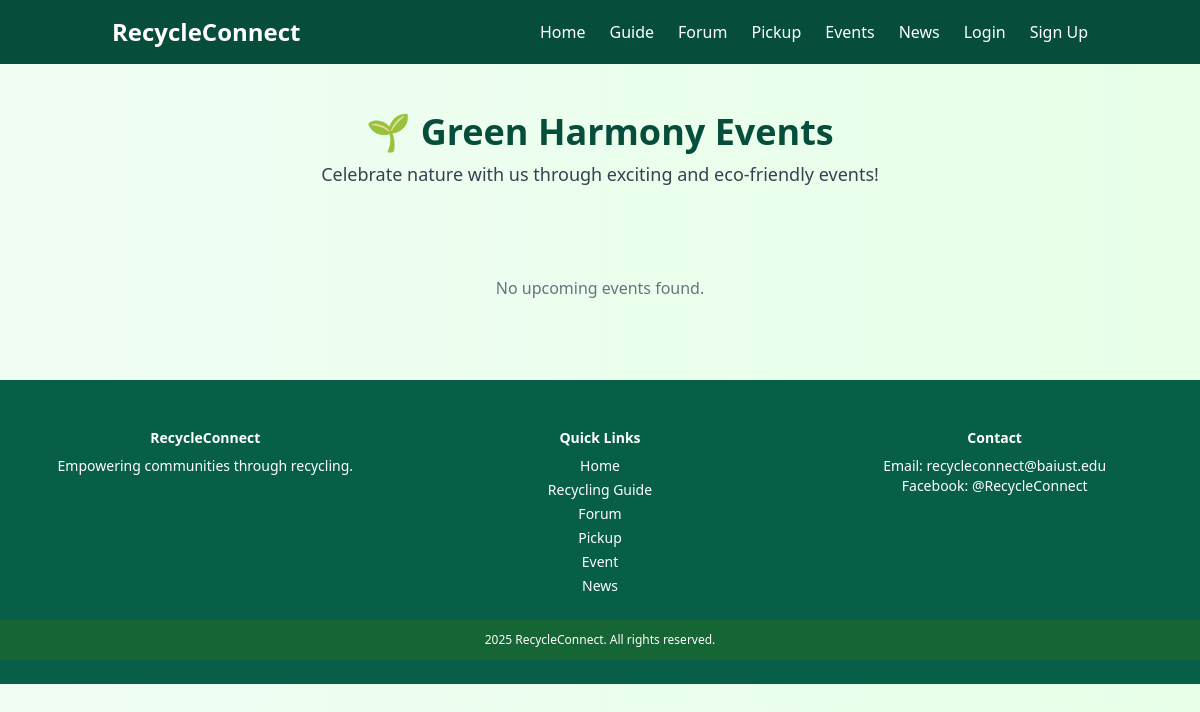
Page /events/ on the earlier database version.
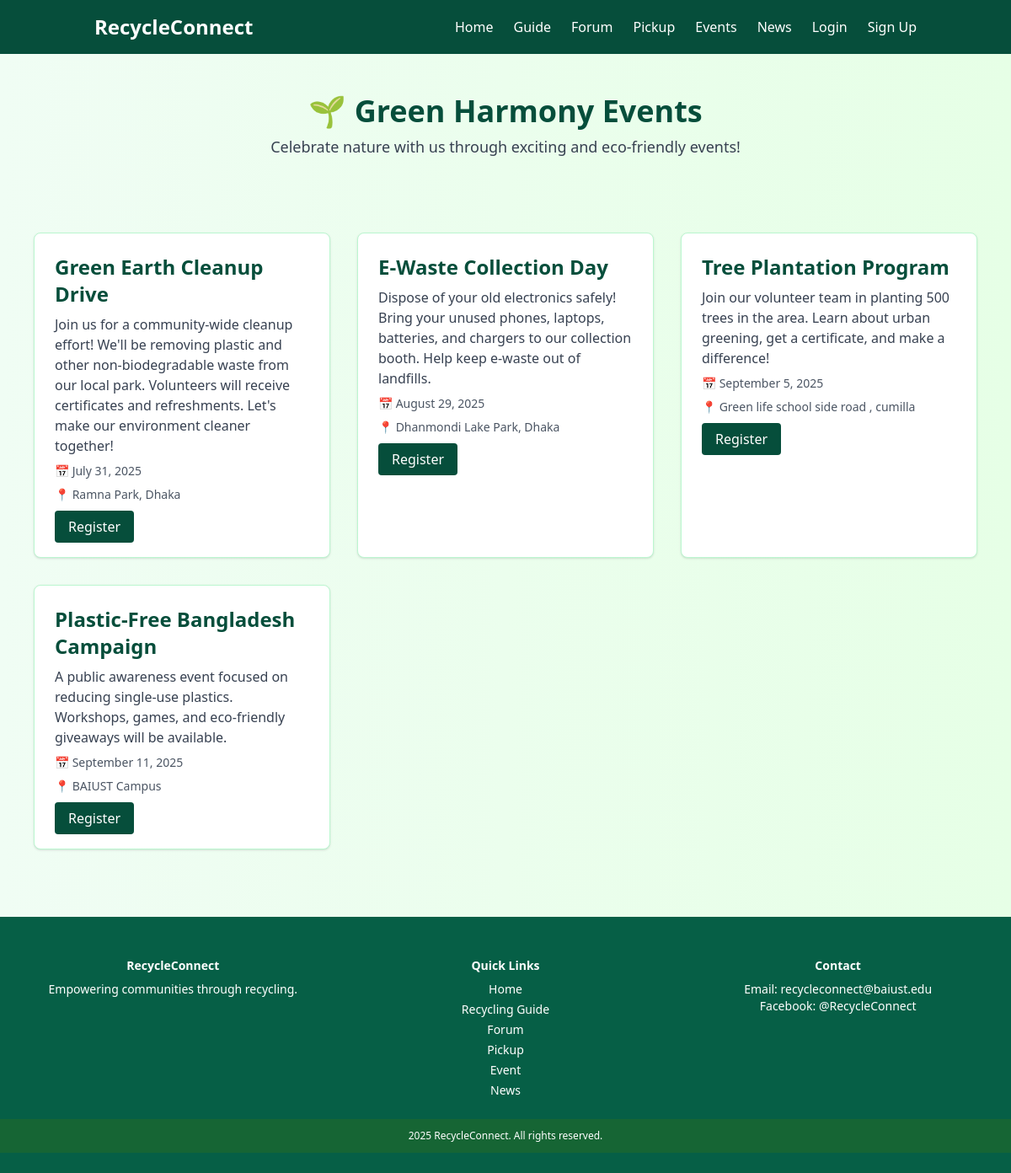
Same page on the later database version.
### recycle_connect/models.py (models this page shows, shortened)
class Event(models.Model):
    title = models.CharField(max_length=200)
    description = models.TextField(blank=True)
    date = models.DateField()
    location = models.CharField(max_length=200)

### recycle_connect/views.py (the view)
# urls.py: path('events/', views.event, name='event'),
def event(request):
    events = Event.objects.all().order_by('date')
    return render(request, 'event.html', {'events': events})

### template/event.html (shortened to what this page needs)
{% load static %}
<!DOCTYPE html>
<html lang="en">
<head>
  <script src="https://cdn.tailwindcss.com"></script>
</head>
<body class="min-h-screen flex flex-col">
  <header class="bg-forest-green text-white">
    <div class="container mx-auto px-6 py-4 flex justify-between items-center">
      <h1 class="text-2xl font-bold">RecycleConnect</h1>
      <nav class="space-x-6 hidden md:flex">
        <a href="{% url 'home' %}" class="hover:underline">Home</a>
        <a href="{% url 'recycling_guide' %}" class="hover:underline">Guide</a>
        <a href="{% url 'forum' %}" class="hover:underline">Forum</a>
        <a href="{% url 'pickup' %}" class="hover:underline">Pickup</a>
        <a href="{% url 'event' %}" class="hover:underline">Events</a>
        <a href="{% url 'news' %}" class="hover:underline">News</a>
        {% if user.is_authenticated %}
          <a href="{% url 'user_profile' %}" class="hover:underline">Profile</a>
          <form action="{% url 'logout' %}" method="POST" class="inline">
            {% csrf_token %}
            <button type="submit" class="hover:underline">Logout</button>
          </form>
        {% else %}
          <a href="{% url 'login' %}" class="hover:underline">Login</a>
          <a href="{% url 'signup' %}" class="hover:underline">Sign Up</a>
        {% endif %}
      </nav>
    </div>
  </header>
  <section class="py-12 text-center">
    <h2 class="text-4xl font-bold text-forest-green mb-2">🌱 Green Harmony Events</h2>
    <p class="text-lg text-gray-700">Celebrate nature with us through exciting and eco-friendly events!</p>
  </section>
  <section class="py-10">
    <div class="max-w-6xl mx-auto grid grid-cols-1 md:grid-cols-3 gap-8 px-4">
      {% for e in events %}
      <div class="bg-white p-6 rounded-lg shadow border border-green-200 hover:bg-[var(--light-green)] transition">
        <h3 class="text-2xl font-semibold text-forest-green mb-2">{{ e.title }}</h3>
        <p class="mb-2 text-gray-700">{{ e.description|default:"No description available." }}</p>
        <p class="mb-2 text-sm text-gray-600">📅 {{ e.date|date:"F j, Y" }}</p>
        <p class="mb-4 text-sm text-gray-600">📍 {{ e.location }}</p>
        <a href="{% url 'register_event' e.id %}" class="bg-forest-green text-white py-2 px-4 rounded hover-bg-dark-green">Register</a>
      </div>
      {% empty %}
      <p class="text-center text-gray-500 col-span-3">No upcoming events found.</p>
      {% endfor %}
    </div>
  </section>
  <footer class="bg-[var(--dark-green)] text-white text-center py-6 mt-10">
    <div class="max-w-7xl mx-auto py-6 px-4 grid grid-cols-1 sm:grid-cols-2 md:grid-cols-3 gap-4 text-sm">
      <div>
        <h2 class="font-bold mb-2">RecycleConnect</h2>
        <p>Empowering communities through recycling.</p>
      </div>
      <div>
        <h2 class="font-bold mb-2">Quick Links</h2>
        <ul class="space-y-1">
          <li><a href="{% url 'home' %}" class="hover:underline">Home</a></li>
          <li><a href="{% url 'recycling_guide' %}" class="hover:underline">Recycling Guide</a></li>
          <li><a href="{% url 'forum' %}" class="hover:underline">Forum</a></li>
          <li><a href="{% url 'pickup' %}" class="hover:underline">Pickup</a></li>
          <li><a href="{% url 'event' %}" class="hover:underline">Event</a></li>
          <li><a href="{% url 'news' %}" class="hover:underline">News</a></li>
        </ul>
      </div>
      <div>
        <h2 class="font-bold mb-2">Contact</h2>
        <p>Email: recycleconnect@baiust.edu</p>
        <p>Facebook: @RecycleConnect</p>
      </div>
    </div>
    <div class="text-center bg-green-800 text-xs py-3">{% now "Y" %} RecycleConnect. All rights reserved.</div>
  </footer>
</body>
</html>

Differences in the rows shown:
added Event: title "Green Earth Cleanup Drive", description "Join us for a community-wide cleanup effort! We'll be removing plastic and other non-biodegradable waste from our local park. Volunteers will receive certificates and refreshments. Let's make our environment cleaner together!", date "July 31, 2025", location "Ramna Park, Dhaka"
added Event: title "E-Waste Collection Day", description "Dispose of your old electronics safely! Bring your unused phones, laptops, batteries, and chargers to our collection booth. Help keep e-waste out of landfills.", date "August 29, 2025", location "Dhanmondi Lake Park, Dhaka"
added Event: title "Tree Plantation Program", description "Join our volunteer team in planting 500 trees in the area. Learn about urban greening, get a certificate, and make a difference!", date "September 5, 2025", location "Green life school side road , cumilla"
added Event: title "Plastic-Free Bangladesh Campaign", description "A public awareness event focused on reducing single-use plastics. Workshops, games, and eco-friendly giveaways will be available.", date "September 11, 2025", location "BAIUST Campus"
Other differences:
text no longer shown: "No upcoming events found."
